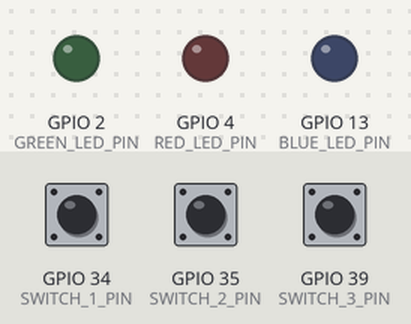
A program run on a simulated ESP32. Shown: output pins drawn as LEDs (lit = HIGH). The inputs (shaded band) are chosen by the test bench; at power-on: GPIO 34 (SWITCH_1_PIN) HIGH, GPIO 35 (SWITCH_2_PIN) HIGH, GPIO 39 (SWITCH_3_PIN) HIGH.

Above: at 1.2 s.
1.3 s: GPIO 34 (SWITCH_1_PIN) pulled LOW for 0.15 s
At 1.8 s:
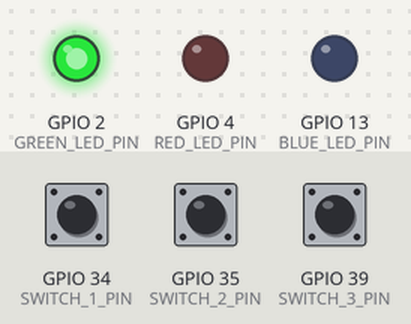
2.9 s: GPIO 35 (SWITCH_2_PIN) pulled LOW for 0.15 s
At 4.1 s:
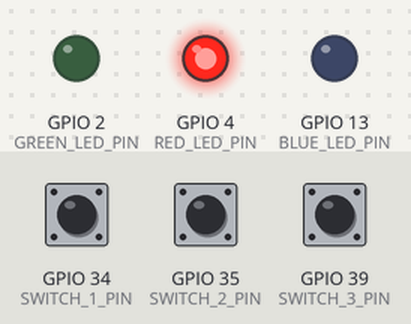
4.5 s: GPIO 39 (SWITCH_3_PIN) pulled LOW for 0.15 s
At 5.4 s:
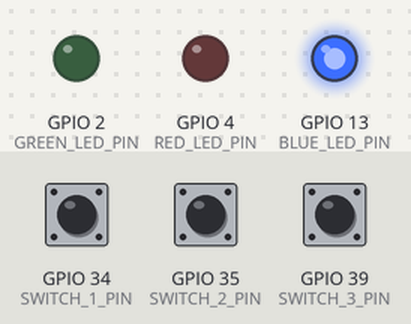
6.1 s: GPIO 39 (SWITCH_3_PIN) pulled LOW for 1 s
At 6.7 s:
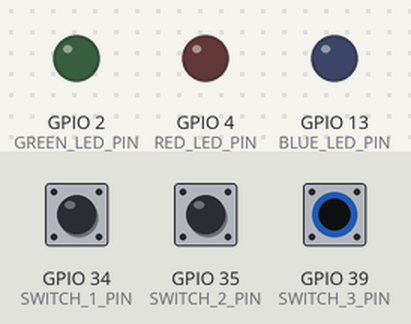
8.6 s: GPIO 39 (SWITCH_3_PIN) pulled LOW for 3.2 s
At 9.8 s:
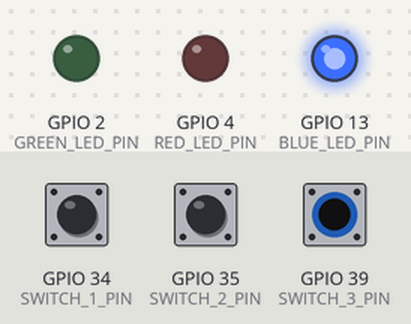
Timing chart, 0 to 11.6 s (numbered marks = the images above; inputs shaded):
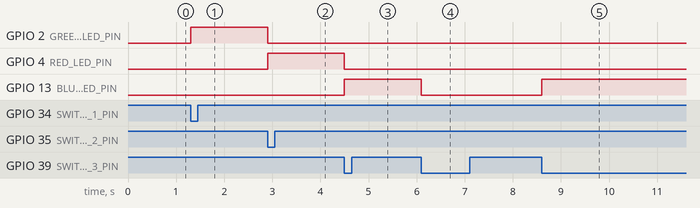

The program:

main.cpp
```cpp
// (licence header left out)
#include <Arduino.h>

#define SWITCH_1_PIN	34
#define SWITCH_2_PIN	35
#define SWITCH_3_PIN	39

#define GREEN_LED_PIN	2
#define RED_LED_PIN		4
#define BLUE_LED_PIN	13

/* isr function for switches */
void IRAM_ATTR isr_switch_1_press(void);
void IRAM_ATTR isr_switch_2_press(void);
void IRAM_ATTR isr_switch_3_press(void);

bool bGreenLEDState=false;
bool bRedLEDState=false;
bool bBlueLEDState=false;

void setup() {
	/* set switches as input */
	pinMode(SWITCH_1_PIN, INPUT);
	pinMode(SWITCH_2_PIN, INPUT);
	pinMode(SWITCH_3_PIN, INPUT);

	/*set LEDs as output */
	pinMode(GREEN_LED_PIN, OUTPUT);
	pinMode(RED_LED_PIN, OUTPUT);
	pinMode(BLUE_LED_PIN, OUTPUT);

	/* turn off led at begin */
	digitalWrite(GREEN_LED_PIN,LOW);
	digitalWrite(RED_LED_PIN,LOW);
	digitalWrite(BLUE_LED_PIN,LOW);

	bGreenLEDState = false;
	bRedLEDState = false;
	bBlueLEDState = false;

	/* attaching interrupt to switches */
  	attachInterrupt(SWITCH_1_PIN, isr_switch_1_press, FALLING);
	attachInterrupt(SWITCH_2_PIN, isr_switch_2_press, FALLING);
	attachInterrupt(SWITCH_3_PIN, isr_switch_3_press, FALLING);
}

void loop() {

}

/* isr callback function */
void IRAM_ATTR isr_switch_1_press(void){
	digitalWrite(RED_LED_PIN,LOW);
	digitalWrite(BLUE_LED_PIN,LOW);
	if(bGreenLEDState){
		digitalWrite(GREEN_LED_PIN,LOW);
		bGreenLEDState = false;
	}else{
		digitalWrite(GREEN_LED_PIN,HIGH);
		bGreenLEDState = true;
	}
}

void IRAM_ATTR isr_switch_2_press(void){
	digitalWrite(GREEN_LED_PIN,LOW);
	digitalWrite(BLUE_LED_PIN,LOW);
	if(bRedLEDState){
		digitalWrite(RED_LED_PIN,LOW);
		bRedLEDState = false;
	}else{
		digitalWrite(RED_LED_PIN,HIGH);
		bRedLEDState = true;
	}
}

void IRAM_ATTR isr_switch_3_press(void){
	digitalWrite(RED_LED_PIN,LOW);
	digitalWrite(GREEN_LED_PIN,LOW);
	if(bBlueLEDState){
		digitalWrite(BLUE_LED_PIN,LOW);
		bBlueLEDState = false;
	}else{
		digitalWrite(BLUE_LED_PIN,HIGH);
		bBlueLEDState = true;
	}
}
```

Measured:
- after the input at 1.3 s, GPIO 2 (GREEN_LED_PIN): LOW → HIGH at once
- after the input at 2.9 s, GPIO 2 (GREEN_LED_PIN): HIGH → LOW at once; GPIO 4 (RED_LED_PIN): LOW → HIGH at once
- after the input at 4.5 s, GPIO 4 (RED_LED_PIN): HIGH → LOW at once; GPIO 13 (BLUE_LED_PIN): LOW → HIGH at once
- after the input at 6.1 s, GPIO 13 (BLUE_LED_PIN): HIGH → LOW at once
- after the input at 8.6 s, GPIO 13 (BLUE_LED_PIN): LOW → HIGH at once
